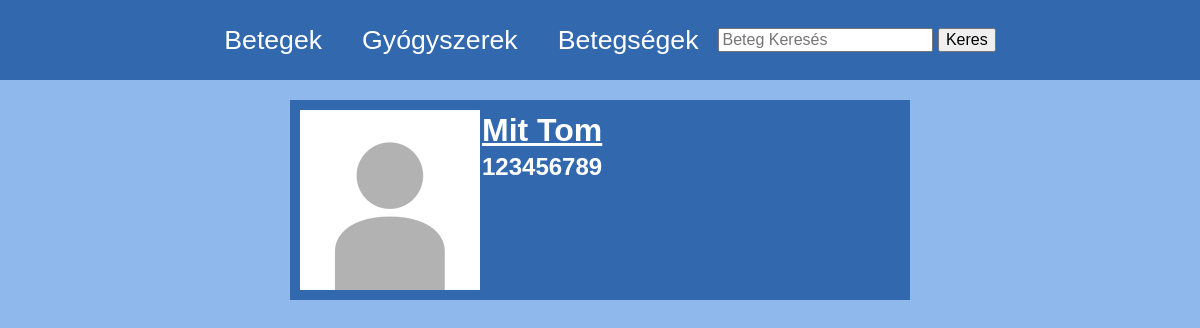
Before: / with the older database file.
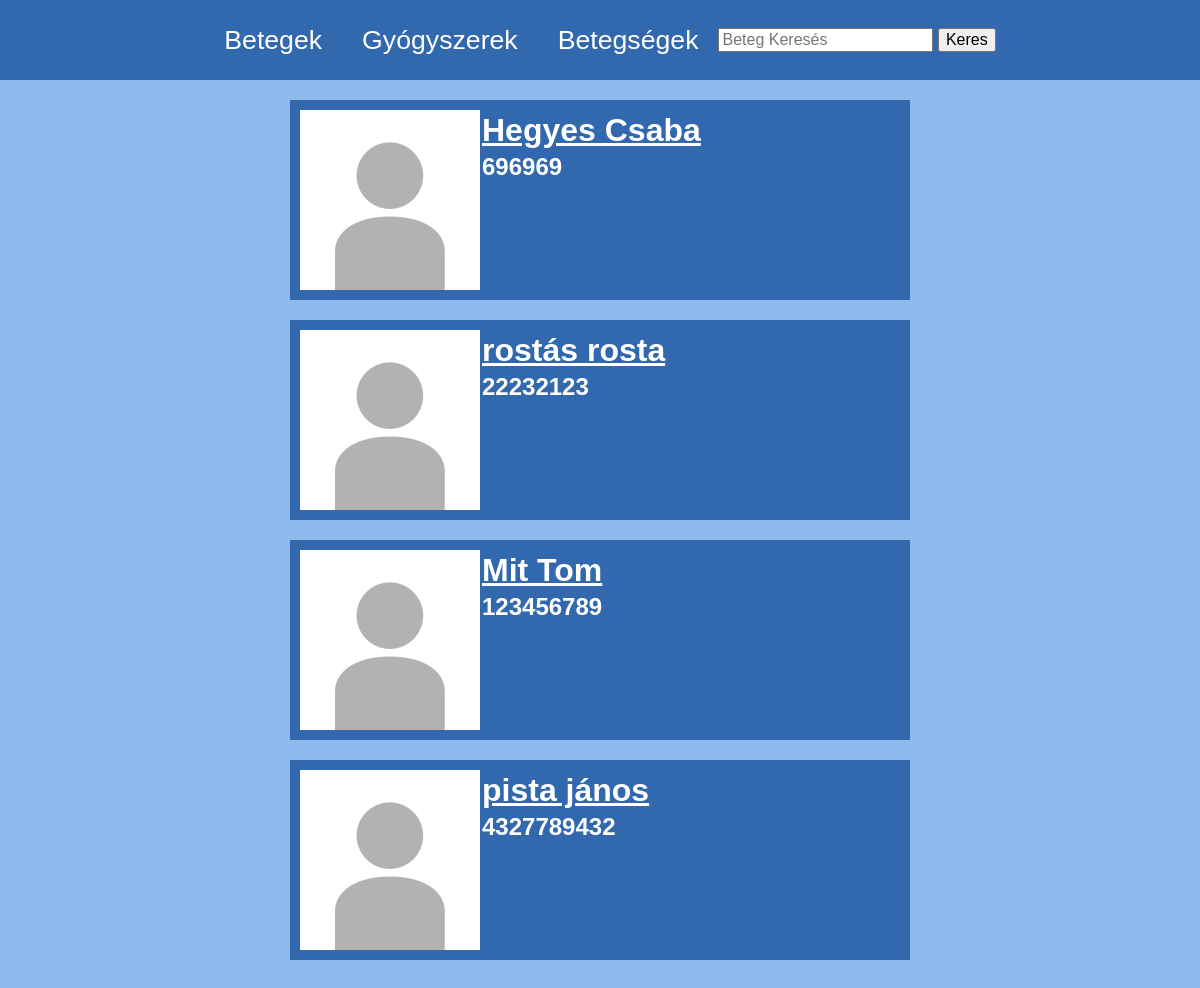
After: the same page with the newer database file.
### server.py (models this page shows, shortened)
class Beteg(db.Model):
    TAJ = db.Column(db.Integer, primary_key=True, unique=True, autoincrement=True)
    nev = db.Column(db.String(30))
    lakcim = db.Column(db.String(255))
    szuletes = db.Column(db.Date)
    vizsgalatok = db.relationship("Vizsgalat", backref="beteg", order_by="desc(Vizsgalat.datum)")
    erzekenysegek = db.relationship("Erzekeny", backref="beteg")
    felirasok = db.relationship("Felir", backref="beteg")
    diagnosztizalasok = db.relationship("Diagnosztizal", backref="beteg")

### server.py (the view)
@app.route('/')
def index():
    betegek = Beteg.query.all()
    return render_template('index.html', betegek=betegek)

### server.py (called while the page is built)
@app.before_request
def showIp():
    print(request.headers.get('X-FORWARDED-FOR'))

@app.before_request
def fixAdmin():
    if request.path == "/admin":
        return redirect(f"{request.url_root}admin/")

@app.context_processor
def handle_context():
    return dict(session=session, db=db, datetime=datetime, reversed=reversed)

### templates/index.html (shortened to what this page needs)
<!DOCTYPE html>
<html lang="en">
<head>
    <link rel="stylesheet" href="../static/style.css">
</head>
<body>
    {%include 'navbar.html'%}
    {%for beteg in betegek%}
    <div class="betegCard">
        <div class="flexrow">
            <img src="../static/pfp.jpg" alt="pfp">
            <div class="flexcol">
                <h1><a href="/beteg/{{beteg.TAJ}}">{{beteg.nev}}</a></h1>
                <h2>{{beteg.TAJ}}</h2>
            </div>
        </div>
    </div>
    {%endfor%}
</body>
</html>

### templates/navbar.html (shortened to what this page needs)
<head>
    <link rel="stylesheet" href="../static/style.css">
</head>
<div id="navbar">
    <a href="/" class="navlink">Betegek</a>
    <a href="/gyogyszerek" class="navlink">Gyógyszerek</a>
    <a href="/betegsegek" class="navlink">Betegségek</a>
    <form action="/betegSearch" id="searchForm">
        <input type="text" id="q" name="q" placeholder="Beteg Keresés">
        <input type="submit" value="Keres" />
    </form>
</div>

### static/style.css (style rules this page uses)
:root { --c-foreground: rgb(50, 104, 173); --c-background: rgb(143, 184, 237); }
html,body { width: 100vw; height: 100vh; margin: 0px; padding: 0px; overflow-x: hidden; }
body { background-color: var(--c-background); font-family: Arial, Helvetica, sans-serif; }
#navbar { height: 80px; width: 100vw; display: flex; flex-direction: row; align-items: center; justify-content: center; background-color: var(--c-foreground); }
#navbar a { font-size: 20pt; color: white; text-decoration: none; padding: 20px; }
#navbar input { font-size: 12pt; }
.betegCard, details { background-color: var(--c-foreground); color: white; font-size: 12pt; margin: 20px auto; padding: 10px; width: 50vw; }
.betegCard img { max-width: 200px; max-height: 200px; width: 30%; height: 30%; }
.betegCard a { min-width: 70vw; height: 100%; color: white; }
.betegCard h1, .betegCard h2, .betegCard p { padding: 2px; margin: 0px; }
.flexcol { display: flex; flex-direction: column; }
.flexrow { display: flex; flex-direction: row; }

Changed rows visible on the page:
added Beteg: nev "Hegyes Csaba", TAJ "696969"
added Beteg: nev "rostás rosta", TAJ "22232123"
added Beteg: nev "pista jános", TAJ "4327789432"
